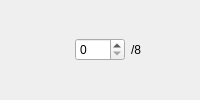
         <widget class="QWidget" name="widget_29" native="true">
          <layout class="QHBoxLayout" name="horizontalLayout_29">
           <property name="leftMargin">
            <number>0</number>
           </property>
           <property name="topMargin">
            <number>0</number>
           </property>
           <property name="rightMargin">
            <number>0</number>
           </property>
           <property name="bottomMargin">
            <number>0</number>
           </property>
           <item>
            <widget class="QLabel" name="label_29">
             <property name="maximumSize">
              <size>
               <width>75</width>
               <height>75</height>
              </size>
             </property>
             <property name="toolTip">
              <string>#9F589E_#EFABDD</string>
             </property>
             <property name="text">
              <string/>
             </property>
             <property name="pixmap">
              <pixmap resource="resource.qrc">:/pairs/pairs/#9F589E_#EFABDD.png</pixmap>
             </property>
             <property name="scaledContents">
              <bool>true</bool>
             </property>
            </widget>
           </item>
           <item>
            <widget class="QSpinBox" name="spinBox_29">
             <property name="maximumSize">
              <size>
               <width>50</width>
               <height>16777215</height>
              </size>
             </property>
             <property name="minimum">
              <number>0</number>
             </property>
             <property name="maximum">
              <number>8</number>
             </property>
            </widget>
           </item>
           <item>
            <widget class="QLabel" name="label_29_2">
             <property name="text">
              <string>/8</string>
             </property>
            </widget>
           </item>
          </layout>
         </widget>
